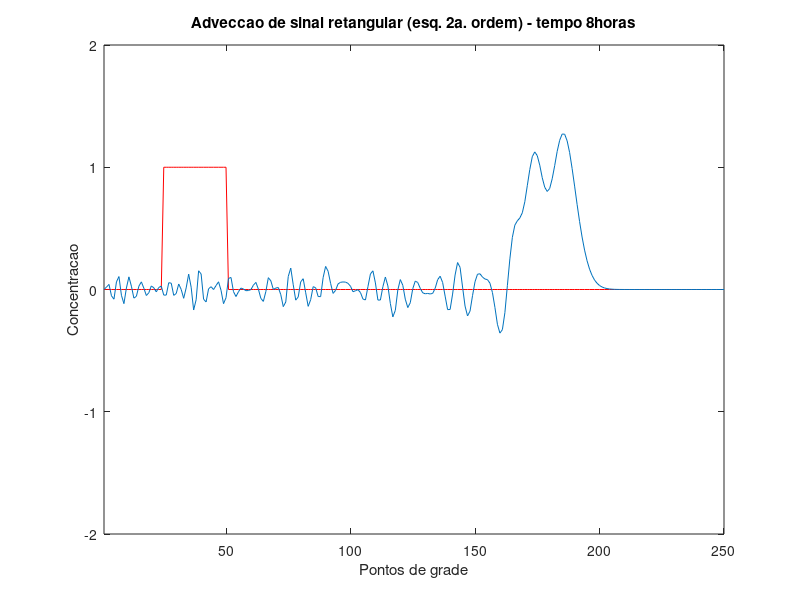

The MATLAB script that drew this image:
%%%%%%%%%%%%%%%%%%%%%%%%%%%%%%%%%%%%%%%%%%%%%%%%%%%%%%%%%%%%%%%%%%%%%%%%
% adveccao de uma concentracao na forma retangular                 
% com esquema de segunda ordem                                                        
% (o modo computacional do esquema de segunda ordem
% deverah ser filtrado)
%%%%%%%%%%%%%%%%%%%%%%%%%%%%%%%%%%%%%%%%%%%%%%%%%%%%%%%%%%%%%%%%%%%%%%%%%

clear all
close all

%ler parametros do modelo
jmax=250;      %numero de pontos da grade em x
mmax=240;      %numero de passos de tempo
T=120;        %passo de tempo, em segundos
h=10000;      %espacamento da grade, em m
u=50;          %velocidade da corrente em x, em m/s
ci=1;          %valor da concentracao inicial
cin=25;        %indice do ponto inicial da grade com ci
cfi=50;        %indice do ponto final da grade com ci
freqplot=10;   %frequencia de plotagem
conc=2;        %limite maximo do eixo da concentracao no grafico

%calculo das constantes do modelo
q=u*T/h;
cant=zeros(jmax,1);
catu=zeros(jmax,1);
cren=zeros(jmax,1);

%condicao inicial
cant(cin:cfi)=ci;
ccin=cant;

%esquema avancado no tempo e centrado no espaco
%somente para o primeiro avanco no tempo
catu(2:jmax-1)=cant(2:jmax-1)-(q/2)*(cant(3:jmax)-cant(1:jmax-2)); 

%loop no tempo
kplot=2;
%kfig=0;
for m=3:mmax
    tempo=m*T;
    kplot=kplot+1;
    %esquema centrado no tempo e no espaco
	 cren(2:jmax-1)=cant(2:jmax-1)-q*(catu(3:jmax)-catu(1:jmax-2)); 
    if(kplot==freqplot)
       	kplot=0;
         %kfig=kfig+1;
         %figure(kfig)
         plot(ccin,'r')
         hold
    		plot(cren)
    		axis([1 jmax -conc conc]);
         title(['Adveccao de sinal retangular (esq. 2a. ordem) - tempo ',num2str(tempo/3600),'horas'])
         xlabel('Pontos de grade')
         ylabel('Concentracao')
         pause
         hold
    end
    cant=catu;
    catu=cren;
end
    
